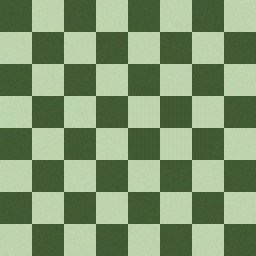
#> input picture data/generated/images/ai_generated_0000.jpg, 256 x 256 px
$ python -i data_generator.py   (imports and definitions only)
#> lines starting #> are read from the running program, lines starting #| are printed output that depends on the picture; after the words box and inside, x2 and y2 are one past the last pixel; in counts of white or black regions, pixels touching at a corner belong together
### src/config.py
import os
from dataclasses import dataclass
from typing import Dict, List

@dataclass
class Config:
    # Random seed
    seed: int = 42

    # Image properties
    img_size: int = 256
    channels: int = 3

    # Classes
    num_classes: int = 5
    class_names: List[str] = None
    binary_classes: List[str] = None

    def __post_init__(self):
        if self.class_names is None:
            self.class_names = [
                "Pristine",
                "Copy-Move",
                "Splicing",
                "Inpainting",
                "AI-Generated"
            ]
        if self.binary_classes is None:
            self.binary_classes = ["Pristine", "Tampered"]

    # ELA (Error Level Analysis) Settings
    ela_quality: int = 90
    ela_scale: float = 15.0

    # Model parameters
    backbone: str = "resnet34"  # torchvision resnet18 / resnet34 / efficientnet_b0
    pretrained: bool = True
    embedding_dim: int = 512
    dropout: float = 0.3

    # Training parameters
    batch_size: int = 16
    epochs: int = 25
    learning_rate: float = 1e-4
    weight_decay: float = 1e-4
    val_split: float = 0.2
    test_split: float = 0.1

    # Paths
    base_dir: str = os.path.dirname(os.path.dirname(os.path.abspath(__file__)))
    data_dir: str = os.path.join(base_dir, "data")
    raw_data_dir: str = os.path.join(data_dir, "raw")
    generated_data_dir: str = os.path.join(data_dir, "generated")
    checkpoint_dir: str = os.path.join(base_dir, "checkpoints")
    results_dir: str = os.path.join(base_dir, "results")
    best_model_path: str = os.path.join(checkpoint_dir, "best_tamper_detector.pth")

# Global default config
cfg = Config()

### src/data_generator.py
import os
import random
import math
import cv2
import numpy as np
import pandas as pd
from PIL import Image, ImageDraw, ImageFilter, ImageEnhance
from typing import Tuple, List, Optional
from src.config import cfg

class SyntheticTamperingGenerator:
    """
    Automated Synthetic Image Tampering Generator.
    Produces high-fidelity:
      - Pristine images (Authentic)
      - Copy-Move forgery (intra-image duplication with geometric transformation)
      - Splicing forgery (inter-image donor patch insertion with boundary blending)
      - Inpainting / Object Removal (patch removal and Telea/Navier-Stokes synthesis)
      - AI-Generated / Deepfake synthesis (generative spectral artifacts & facial/patch synthesis)
    """

    def __init__(self, output_dir: Optional[str] = None, img_size: int = 256):
        self.output_dir = output_dir or cfg.generated_data_dir
        self.img_size = img_size
        self.images_dir = os.path.join(self.output_dir, "images")
        self.masks_dir = os.path.join(self.output_dir, "masks")
        os.makedirs(self.images_dir, exist_ok=True)
        os.makedirs(self.masks_dir, exist_ok=True)

    # [241 lines left out: functions generate_procedural_scene, _generate_random_mask, create_copy_move, create_splicing, create_inpainting, not called in this run]

    def create_ai_generated(self, img: np.ndarray) -> Tuple[np.ndarray, np.ndarray]:
        """
        Simulates AI-generated / deepfake synthesis artifacts:
        - Checkerboard / upsampling spectral anomalies in high frequencies
        - Localized diffusion synthesis with subtle boundary blending
        """
        h, w = img.shape[:2]
#> h = 256; w = 256
        tampered = img.copy()
        tamper_mask = np.zeros((h, w), dtype=np.uint8)

        # Pick synthetic target region
        cx = random.randint(int(w * 0.3), int(w * 0.7))
#> cx = 125
        cy = random.randint(int(h * 0.3), int(h * 0.7))
#> cy = 173
        rx = random.randint(int(w * 0.15), int(w * 0.28))
#> rx = 64
        ry = random.randint(int(h * 0.15), int(h * 0.28))
#> ry = 40
        cv2.ellipse(tamper_mask, (cx, cy), (rx, ry), random.randint(0, 180), 0, 360, 255, -1)
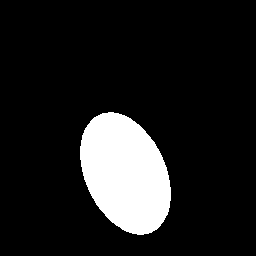
#> tamper_mask: shape (256, 256); 12.5% white; 1 white region, box (x1, y1, x2, y2) and area: (80, 112, 171, 235) 8190

        # Generate generative artifact patch
        y1, y2 = max(0, cy - ry), min(h, cy + ry)
#> y1 = 133; y2 = 213
        x1, x2 = max(0, cx - rx), min(w, cx + rx)
#> x1 = 61; x2 = 189
        patch = tampered[y1:y2, x1:x2].astype(np.float32)
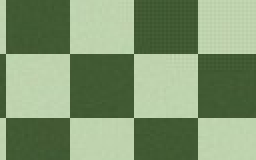
#> patch: shape (80, 128, 3) float32 (shown 2 times larger); mean R, G, B 127.8, 150.5, 112.5

        # AI synthesis artifacts: subtle bilateral smoothing + high-frequency GAN checkerboard pattern
        patch_bgr = cv2.cvtColor(patch.astype(np.uint8), cv2.COLOR_RGB2BGR)
        smoothed = cv2.bilateralFilter(patch_bgr, d=9, sigmaColor=75, sigmaSpace=75)
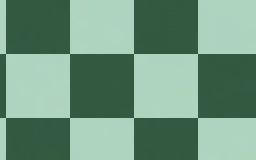
#> smoothed: shape (80, 128, 3) (shown 2 times larger); mean R, G, B 112.5, 150.5, 127.8
        smoothed_rgb = cv2.cvtColor(smoothed, cv2.COLOR_BGR2RGB).astype(np.float32)

        # High-frequency spectral artifact (periodic grid pattern from transposed convolutions)
        ph, pw = patch.shape[:2]
#> ph = 80; pw = 128
        grid = np.zeros((ph, pw, 1), dtype=np.float32)
        grid[::2, ::2, 0] = random.uniform(3.0, 7.0)
        grid[1::2, 1::2, 0] = -random.uniform(3.0, 7.0)

        ai_patch = np.clip(smoothed_rgb + grid, 0, 255)

        # Blend into image
        sub_mask = tamper_mask[y1:y2, x1:x2].astype(np.float32) / 255.0
        sub_mask = cv2.GaussianBlur(sub_mask, (7, 7), 1.5)
        sub_mask = np.expand_dims(sub_mask, axis=-1)

        tampered[y1:y2, x1:x2] = np.clip((1.0 - sub_mask) * patch + sub_mask * ai_patch, 0, 255).astype(np.uint8)
#> tampered: shape (256, 256, 3); mean R, G, B 127.9, 150.5, 112.5
        return tampered, tamper_mask

    # [70 lines left out: function generate_dataset, not called in this run]

# [5 lines not run here, left out]

>>> import cv2
>>> picture = cv2.cvtColor(cv2.imread('../data/generated/images/ai_generated_0000.jpg'), cv2.COLOR_BGR2RGB)
>>> result = SyntheticTamperingGenerator().create_ai_generated(picture)

$ run again, on data/generated/images/ai_generated_0001.jpg
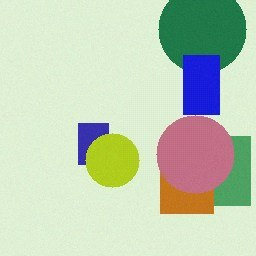
#> input picture data/generated/images/ai_generated_0001.jpg, 256 x 256 px
#> tamper_mask: shape (256, 256); 12.5% white; 1 white region, box (x1, y1, x2, y2) and area: (80, 112, 171, 235) 8190
#> in create_ai_generated, `smoothed = cv2.bilateralFilter(patch_bgr, d=9, sigmaColor=75, sigmaSpa..`:
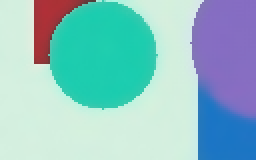
#> smoothed: shape (80, 128, 3) (shown 2 times larger); mean R, G, B 142.8, 194.2, 198.7
#> in create_ai_generated, `smoothed_rgb = cv2.cvtColor(smoothed, cv2.COLOR_BGR2RGB).astype(np.flo..`:
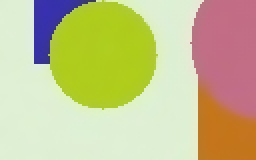
#> smoothed_rgb: shape (80, 128, 3) float32 (shown 2 times larger); mean R, G, B 198.7, 194.2, 142.8
#> tampered: shape (256, 256, 3); mean R, G, B 192.1, 206.2, 182.7

$ run again, on data/generated/images/ai_generated_0008.jpg
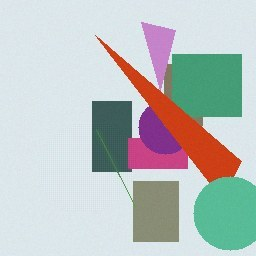
#> input picture data/generated/images/ai_generated_0008.jpg, 256 x 256 px
#> tamper_mask: shape (256, 256); 12.5% white; 1 white region, box (x1, y1, x2, y2) and area: (80, 112, 171, 235) 8190
#> in create_ai_generated, `patch = tampered[y1:y2, x1:x2].astype(np.float32)`:
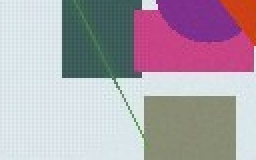
#> patch: shape (80, 128, 3) float32 (shown 2 times larger); mean R, G, B 176.6, 162.6, 173.7
#> in create_ai_generated, `patch_bgr = cv2.cvtColor(patch.astype(np.uint8), cv2.COLOR_RGB2BGR)`:
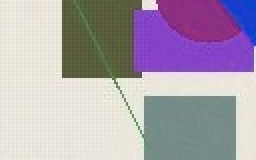
#> patch_bgr: shape (80, 128, 3) (shown 2 times larger); mean R, G, B 173.7, 162.6, 176.6
#> tampered: shape (256, 256, 3); mean R, G, B 188.3, 195, 193.6
